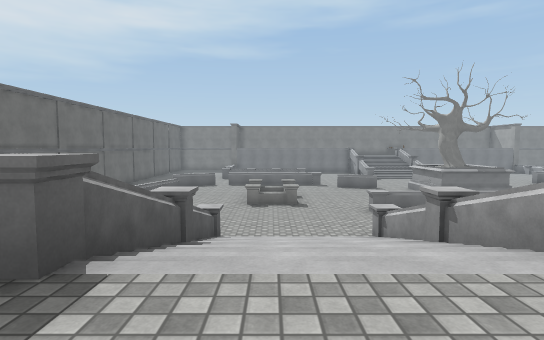
[1] (above)

24 first-person views from a walk through a 3-D level made in the Unity game engine. The camera is 1.2 m above the floor, tilts 4° down and sees 80° across. The floor is counted in squares, 2 m on a side. Each view is taken from the middle of a square. On the plan, view 1 faces up. The plan holds only what a view shows up to about 10 squares ahead; the rest is blank. The place goes on beyond the plan. The player is left out. Some animated figures are left out. Surface patterns are stand-ins for the level's own textures.

[2]
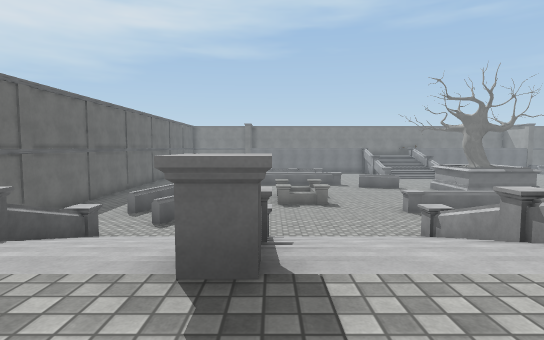

[3]
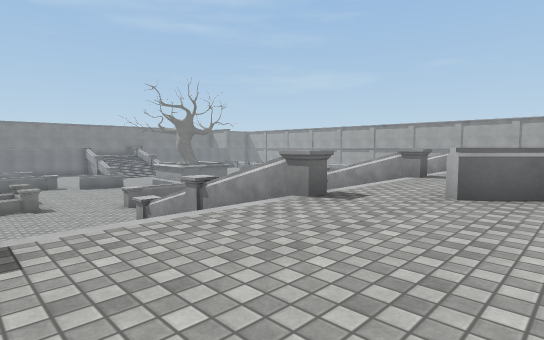

[4]
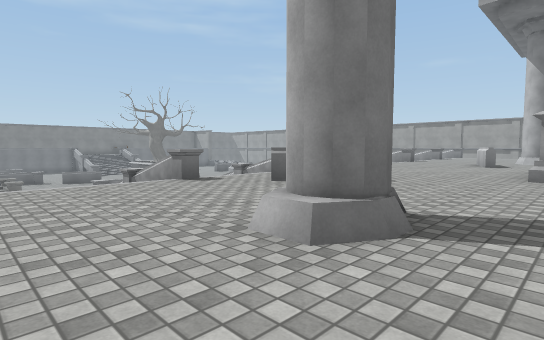

[5]
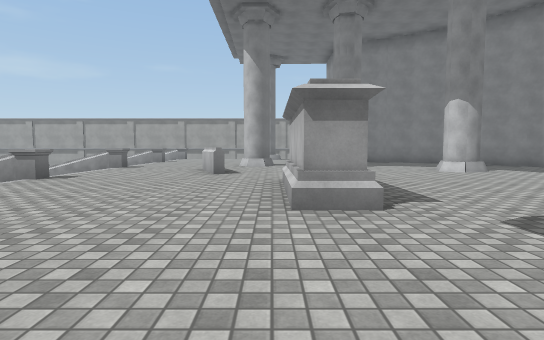

[6]
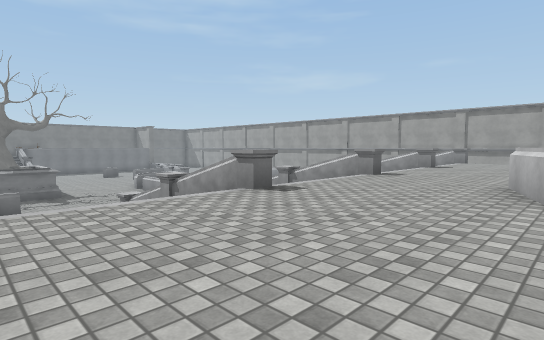

[7]
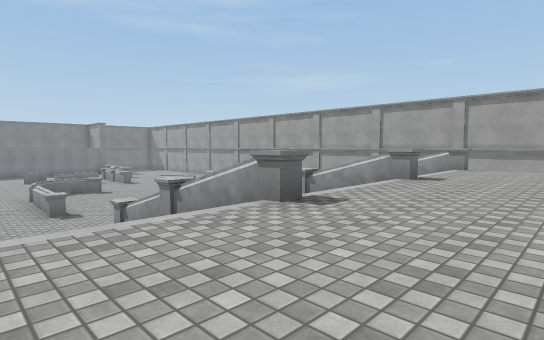

[8]
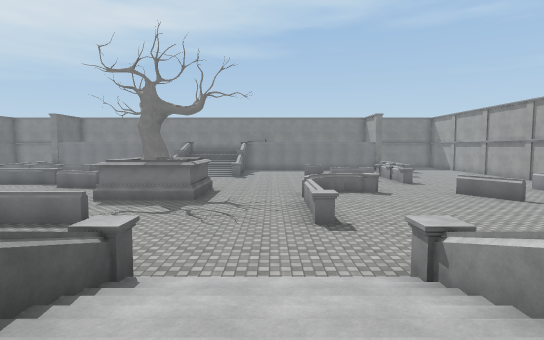

[9]
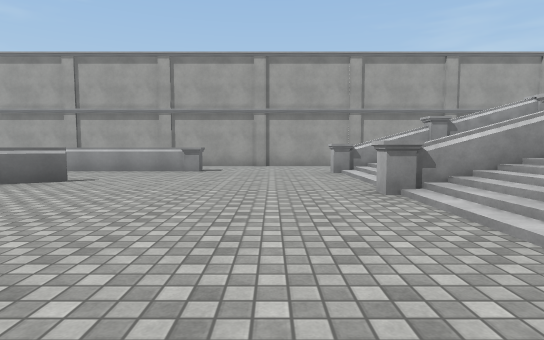

[10]
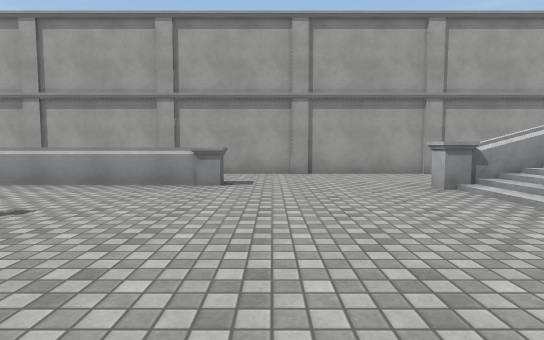

[11]
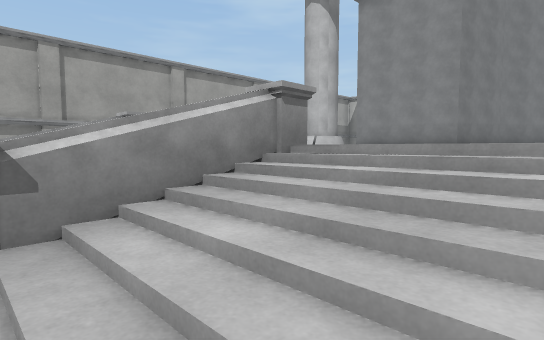

[12]
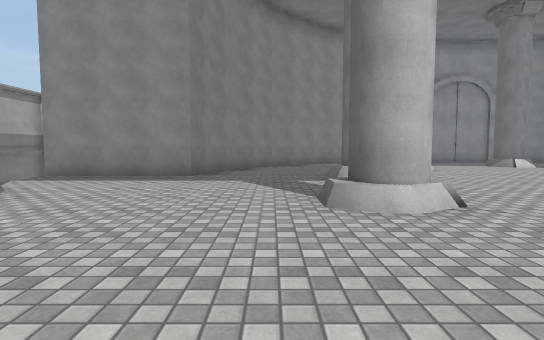

[13]
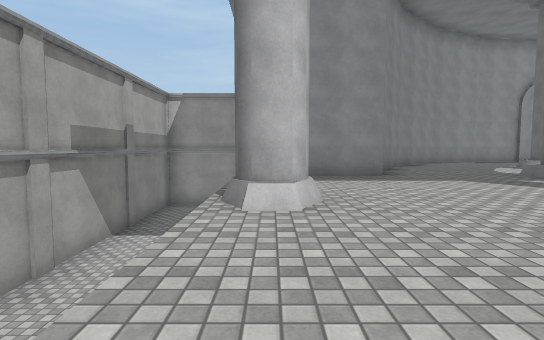

[14]
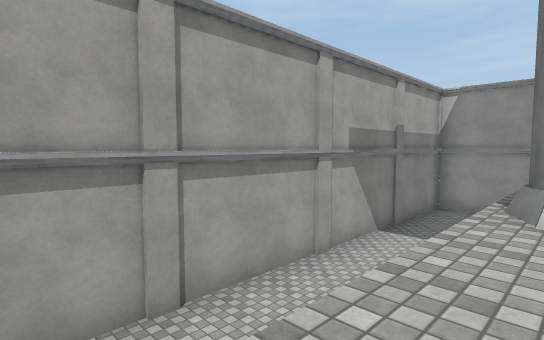

[15]
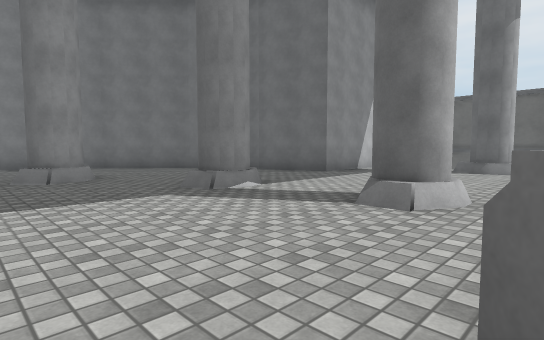

[16]
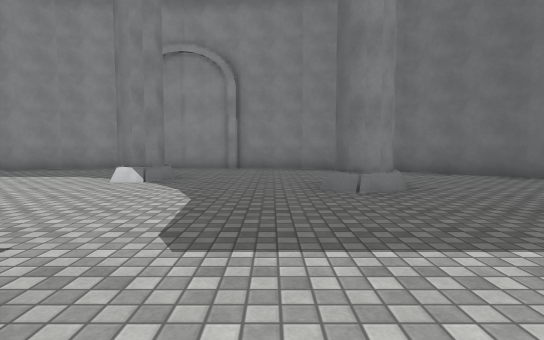

[17]
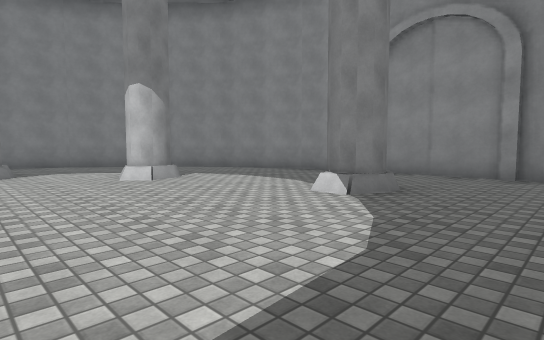

[18]
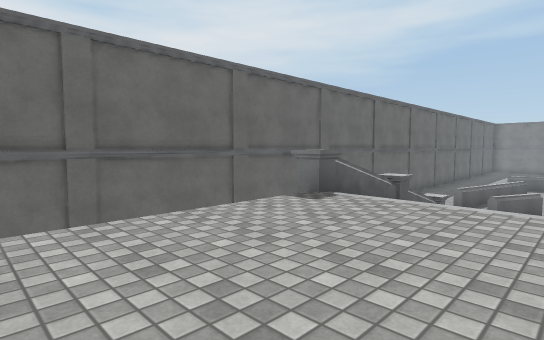

[19]
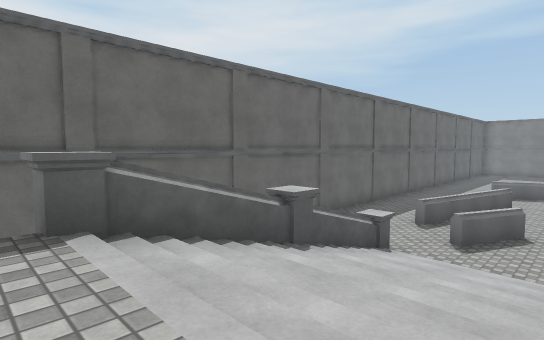

[20]
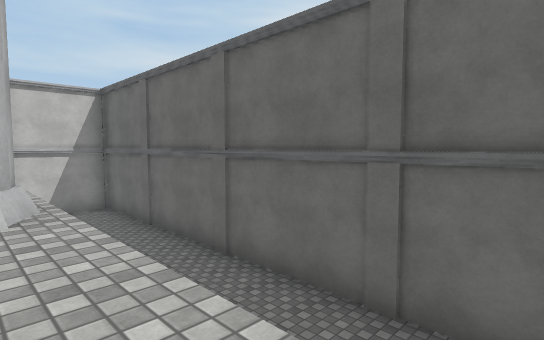

[21]
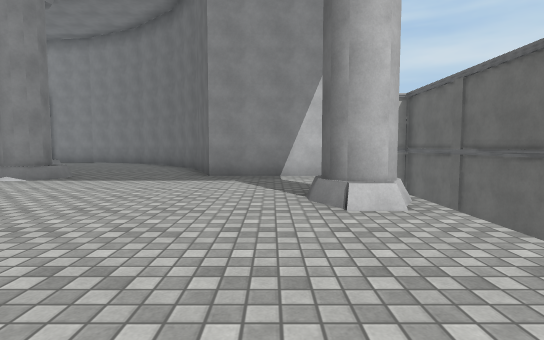

[22]
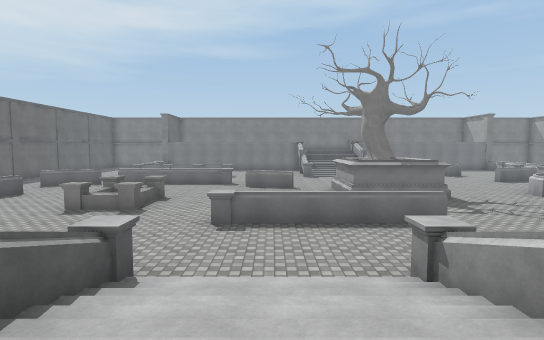

[23]
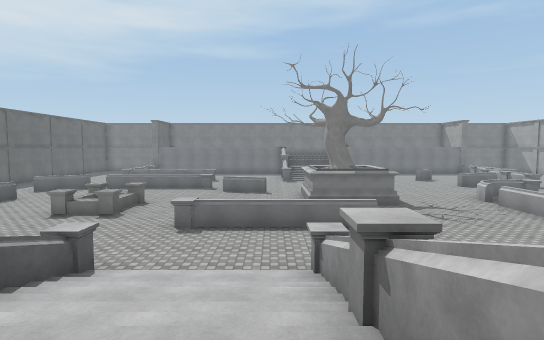

[24]
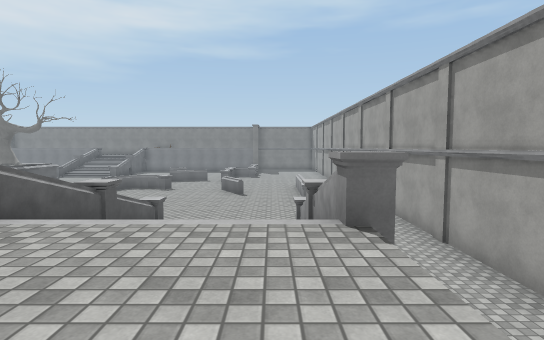

### Floor plan
Key: @ floor where view 1 was taken; # wall or solid block; x gap in a wall; . main floor; : floor 0.25 m higher than the main floor; - floor 2.5 m lower than the main floor; / step, stairs or slope; = window, fence, low wall or low ledge; ^ raised ledge; T tree; O other object.
Columns run from 8 left of view 1 to 23 right of it. Each row starts with its distance up from view 1.
 13     x--  --    TTT--OO --O -^  #
 12     ^---^^-   -TTT-------OO-^  #
 11     ^---^^-   ------O-------^  #
 10 #--^--------   -----O-------O--#
  9 #--=-O ----O^^^^----O----------#
  8 #  -OO -------- ---------------#
  7 #  ------------  --------------#
  6 #  O///O//O///O  O///O//O///O--#
  5 #  #///^//^///^  ^///^ /^  /^--#
  4 #  O///O//O///O  O///O//O   O--#
  3 #  #///^//^ / ^  ^ / ^//^   #--#
  2 #  O///O//O///O//O///O//O///O--#
  1 #  /......................../  #
  0 #- /....@..OO.............../ -#
 -1 #--/........O......OO......./--#
 -2 #--//....//........O.//....//--#
 -3 #--/#....#/........../#....#/--#
 -4 #--/...........OO  ........./--#
 -5 #-- ......#..........#....../--#
 -6 #-- ###..................### --#
 -7 #--   #...../....../.....#   --#
 -8 #--    #...:#......#:...#    --#
 -9 #--    #........#.......#    --#
-10 ###O    #.. ...........#    O###
-11          ## .........##
-12            ####..####
-13               ####

Where each view was taken, in squares from view 1:
view 1: 0 up, 0 right, facing up
view 2: 0 up, 1 left, facing up
view 3: 1 down, 1 left, facing up-right
view 4: 4 down, 1 left, facing up-right
view 5: 3 down, 3 right, facing right
view 6: 2 down, 6 right, facing up-right
view 7: 1 down, 10 right, facing up-right
view 8: 3 up, 11 right, facing up
view 9: 8 up, 12 right, facing right
view 10: 9 up, 15 right, facing right
view 11: 4 up, 14 right, facing down-right
view 12: 1 up, 15 right, facing down
view 13: 1 up, 19 right, facing down
view 14: 1 up, 19 right, facing down-right
view 15: 1 down, 5 right, facing down-left
view 16: 3 down, 5 right, facing down
view 17: 5 down, 5 right, facing down-right
view 18: 2 down, 2 left, facing up-left
view 19: 1 up, 2 left, facing up-left
view 20: 1 up, 4 left, facing down-left
view 21: 1 up, 3 left, facing down
view 22: 3 up, 4 right, facing up
view 23: 2 up, 5 right, facing up
view 24: 1 down, 19 right, facing up
